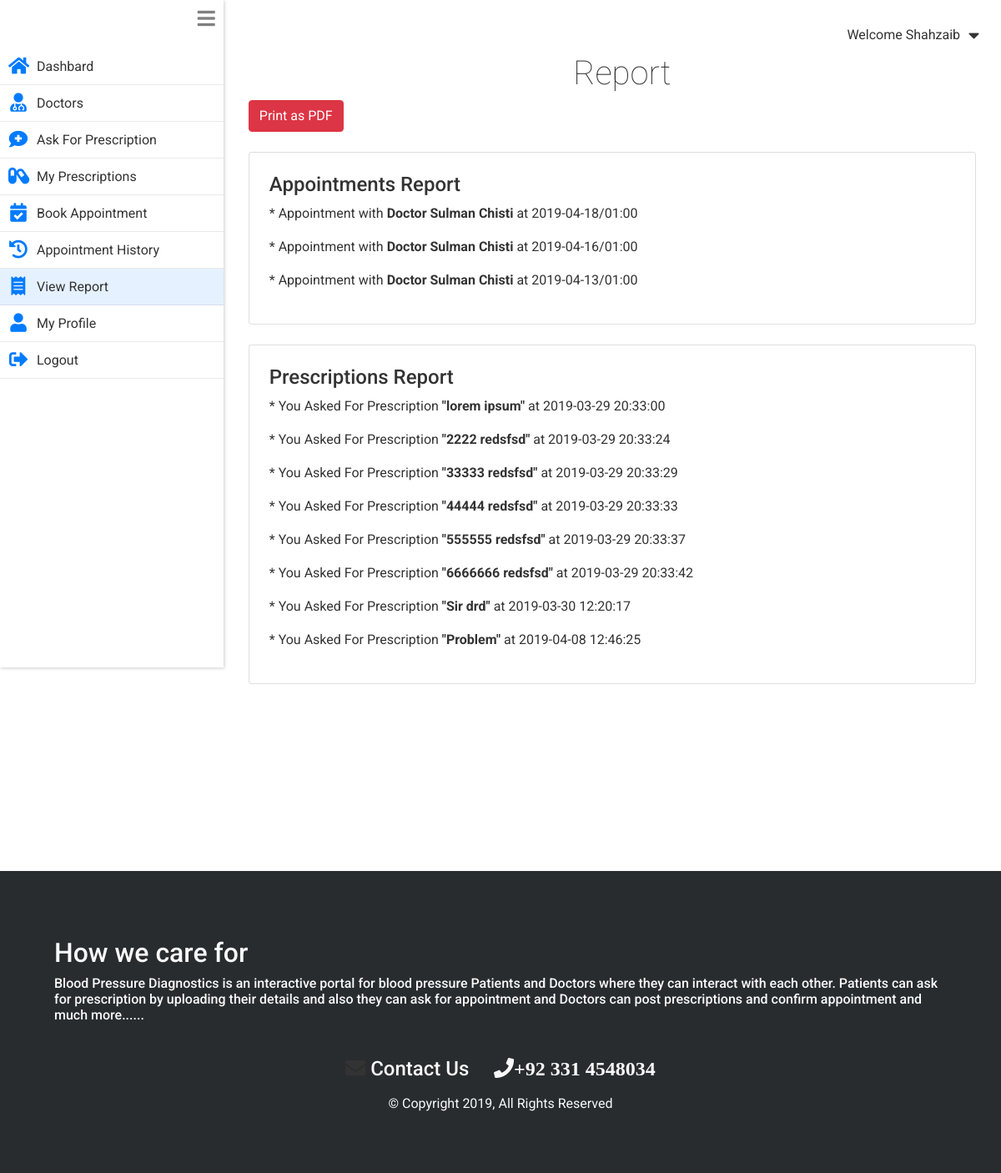
The page /patient/report.php (signed in) on the database its author committed.
### tables this page shows
CREATE TABLE `patients` (
  `id` int(11) NOT NULL,
  `username` varchar(255) NOT NULL,
  `name` varchar(255) NOT NULL,
  `email` varchar(255) NOT NULL,
  `gender` varchar(6) NOT NULL,
  `hashedPassword` varchar(255) NOT NULL,
  `phone` varchar(255) NOT NULL,
  `address` varchar(255) NOT NULL,
  `city` varchar(255) NOT NULL,
  `dob` varchar(255) NOT NULL,
  `created_on` timestamp NOT NULL DEFAULT CURRENT_TIMESTAMP
);

CREATE TABLE `appointments` (
  `id` int(11) NOT NULL,
  `patient_problem` varchar(255) NOT NULL,
  `patient_id` int(11) NOT NULL,
  `doctor_id` int(11) DEFAULT NULL,
  `date` varchar(255) NOT NULL,
  `time` varchar(255) NOT NULL,
  `status` varchar(255) NOT NULL,
  `created_on` timestamp NOT NULL DEFAULT CURRENT_TIMESTAMP
);

CREATE TABLE `doctors` (
  `id` int(11) NOT NULL,
  `username` varchar(255) NOT NULL,
  `name` varchar(255) NOT NULL,
  `email` varchar(255) NOT NULL,
  `gender` varchar(6) NOT NULL,
  `hashedPassword` varchar(255) NOT NULL,
  `phone` varchar(60) NOT NULL,
  `address` varchar(255) NOT NULL,
  `city` varchar(60) NOT NULL,
  `dob` varchar(255) NOT NULL,
  `about` varchar(255) NOT NULL,
  `specialization` varchar(60) NOT NULL,
  `qualification` varchar(60) NOT NULL,
  `fees` int(11) NOT NULL,
  `created_on` timestamp NOT NULL DEFAULT CURRENT_TIMESTAMP
);

CREATE TABLE `prescription_table` (
  `prescription_id` int(11) NOT NULL,
  `doctor_id` int(11) NOT NULL,
  `patient_id` int(11) NOT NULL,
  `status` varchar(60) NOT NULL,
  `subject` varchar(255) NOT NULL,
  `bp_low` int(5) NOT NULL,
  `bp_high` int(5) NOT NULL,
  `headache` tinyint(1) NOT NULL DEFAULT '0',
  `dizziness` tinyint(1) NOT NULL DEFAULT '0',
  `visual_changes` varchar(255) NOT NULL,
  `medication` varchar(255) NOT NULL,
  `food_detail` varchar(255) NOT NULL,
  `exercise_detail` varchar(255) NOT NULL,
  `other_info` varchar(255) NOT NULL,
  `created_on` timestamp NOT NULL DEFAULT CURRENT_TIMESTAMP
);

### private/functions.php (called while the page is built, shortened)
<?php
function loggedInPatientId(){
  return $_SESSION[SessionContract::SESSION_PATIENT_ID];
}
  function urlFor($script_path) {
      if($script_path[0] != '/') {
        $script_path = "/" . $script_path;
      }
      return WWW_ROOT . $script_path;
  }
  function getStylePath($stylesheet_name) {
      if($stylesheet_name[0] != '/') {
        $stylesheet_name = "/" . $stylesheet_name;
      }
      return STYLES_PATH . $stylesheet_name;
  }
?>

### private/model/patient.class.php (called while the page is built, shortened)
<?php
class Patient {
    private $name;
    static private $db;
  static public function setDatabase($pdo){
    if($pdo){
      Patient::$db = $pdo;
    }
    else{
      throw new \Exception("Please pass valid database in Patient ");
    }
  }
  static public function find_patient_by_id($id){
    $queryString  = "SELECT * FROM ".PatientTable::TABLE_NAME." ";
    $queryString .= "WHERE ".PatientTable::COLUMN_ID." = ?";
    $stmt = Patient::$db->prepare($queryString);
    $stmt->execute([$id]);
    $patient = $stmt->fetch(PDO::FETCH_ASSOC);
    if($patient){
      return new Patient($patient);
    }
    else {
      return false;
    }
  }
  public function setName($name='')
  {
    $this->name = $name;
  }
  public function getName()
  {
    return $this->name;
  }
}
?>

### private/model/appointment.class.php (called while the page is built, shortened)
<?php
class Appointment
{
    private $date;
    private $time;
    private $doctor;
    static private $db;
   static public function setDatabase($pdo){
   if($pdo){
     Appointment::$db = $pdo;
   }
   else{
     throw new \Exception("Please pass valid database in Appointment table ");
   }
 }
   static public function findConfirmedAppointmentsByPatientId($patientId){
    $queryString  = "SELECT * FROM ".AppointmentTable::TABLE_NAME." ";
    $queryString .= "WHERE ".AppointmentTable::COLUMN_PATIENT_ID." = ? AND ";
    $queryString .= AppointmentTable::COLUMN_STATUS." LIKE ?";
    $stmt = Appointment::$db->prepare($queryString);
    $stmt->execute([$patientId,Appointment::STATUS_CONFIRMED_BY_DOCTOR]);
    $appointments = [];
    while($appointmentAssoc = $stmt->fetch(PDO::FETCH_ASSOC)){
      $appointments[]= new self($appointmentAssoc);
    }
    if(!empty($appointments)){
      return $appointments;
    }else{
      return false;
    }
   }
   public function getDoctor(){
     return $this->doctor;
   }
  function __construct($args = [])
  {
      $this->setPatient_id($args[AppointmentTable::COLUMN_PATIENT_ID] ?? '');
      $this->setDoctor_id($args[AppointmentTable::COLUMN_DOCTOR_ID] ?? '');
  }
   public function setPatient_id($patient_id) {
        $this->patient = Patient::find_patient_by_id($patient_id);
   }
   public function setDoctor_id($doctor_id) {
        $this->doctor = Doctor::find_doctor_by_id($doctor_id);
   }
   public function getDate() {
    return $this->date ;
   }
   public function setDate($date) {
        $this->date = $date ;
   }
   public function getTime() {
        return $this->time ;
   }
   public function setTime($time) {
        $this->time = $time ;
   }
}
 ?>

### private/model/doctor.class.php (called while the page is built, shortened)
<?php
class Doctor
{
    private $name;
    static private $db;
    function __construct($args =[]){
            $this->setId($args[DoctorTable::COLUMN_ID] ?? '');
    }
    static public function setDatabase($pdo){
      if($pdo){
        Doctor::$db = $pdo;
      }
      else{
        throw new \Exception("Please pass valid database in doctor ");
      }
    }
    static public function find_doctor_by_id($id){
        $queryString = "SELECT * FROM ".DoctorTable::TABLE_NAME;
        $queryString .= " WHERE ".DoctorTable::COLUMN_ID." = ?";
        $stmt = Doctor::$db->prepare($queryString);
        $stmt->execute([$id]);
        $doctor = $stmt->fetch(PDO::FETCH_ASSOC);
        if($doctor){
          return new Doctor($doctor);
        }
        return false;
    }
    public function setId($id) {
         $this->reviews = Review::find_reviews_by_doctor_id($id);
    }
    public function getName() {
         return $this->name;
    }
    public function setName($name) {
         $this->name = $name;
    }
}
 ?>

### private/model/review.class.php (called while the page is built, shortened)
<?php
class Review
{
    static private $db;
    static public function setDatabase($pdo){
      if($pdo){
        Review::$db = $pdo;
      }
      else{
        throw new \Exception("Please pass valid database in Review1 ");
      }
    }
    static public function find_reviews_by_doctor_id($doctor_id){
        $queryString  = "SELECT * FROM ".ReviewTable::TABLE_NAME." ";
        $queryString .= "WHERE ".ReviewTable::COLUMN_DOCTOR_ID." = ?";
        $stmt = Review::$db->prepare($queryString);
        $stmt->execute([$doctor_id]);
        $reviews  = $stmt->fetchAll(PDO::FETCH_ASSOC);
        if(!empty($reviews)){
          return $reviews;
        }else{
          return false;
        }
      }
}
?>

### private/model/prescription.class.php (called while the page is built, shortened)
<?php
class Prescription
{
  private $subject;
  private $createdOn;
  static private $db;
  static public function setDatabase($pdo){
    if($pdo){
      Prescription::$db = $pdo;
    }
    else{
      throw new \Exception("Please pass valid database in Patient ");
    }
  }
  static public function findPrescriptionsByPatientId($patientId){
    $queryString  = "SELECT * FROM ".PrescriptionTable::TABLE_NAME." ";
    $queryString .= "WHERE ".PrescriptionTable::COLUMN_PATIENT_ID." = ?";
    $stmt = Prescription::$db->prepare($queryString);
    $stmt->execute([$patientId]);
    $prescriptions = [];
    while($prescriptionAssoc = $stmt->fetch(PDO::FETCH_ASSOC)){
      $prescriptionObj = new self($prescriptionAssoc);
      $prescriptions[] = $prescriptionObj;
    }
    if(!empty($prescriptions)){
      return $prescriptions;
    }else{
      return false;
    }
  }
    function __construct($args){
        $this->setDoctorId($args[PrescriptionTable::COLUMN_DOCTOR_ID] ?? '');
        $this->setPatientId($args[PrescriptionTable::COLUMN_PATIENT_ID] ?? '');
    }
    public function setDoctorId($doctorId) {
         $this->doctor = Doctor::find_doctor_by_id($doctorId);
    }
    public function setPatientId($patientId) {
         $this->patient = Patient::find_patient_by_id($patientId);
    }
    public function getSubject() {
         return $this->subject;
    }
    public function setSubject($subject) {
         $this->subject = $subject;
    }
    public function getCreatedOn() {
         return $this->createdOn;
    }
    public function setCreatedOn($createdOn) {
         $this->createdOn = $createdOn;
    }
}
?>

### public/patient/report.php (the view, shortened to what this page needs)
<?php  require_once('../../private/initialize.php');
    $page_title = "View Report";
    require_once(getSharedFilePath('patient/header.php'));
    $patientId = loggedInPatientId();
    $appointments = Appointment::findConfirmedAppointmentsByPatientId($patientId);
    $prescriptions = Prescription::findPrescriptionsByPatientId($patientId);
?>
<section class="main_content">
  <h1>Report</h1> <button onclick="printReport()" class="btn btn-danger">Print as PDF</button>
    <div id="report_content">
      <div class="card">
        <h4>Appointments Report</h4>
        <?php
        if(!$appointments){
          echo " <p>You have no any appointments</p> ";
        }else {
          foreach ($appointments  as $appointment) {
            echo "<p>* Appointment with <b>".$appointment->getDoctor()->getName()."</b> at ".$appointment->getDate()."/".$appointment->getTime()."   </p>";
          }
        }
        ?>
      </div>
      <div class="card">
        <h4>Prescriptions Report</h4>
        <?php
        if(!$prescriptions){
          echo " <p>You don't asked for any prescription</p> ";
        }else {
          foreach ($prescriptions  as $prescription) {
            $prescriptionReport = "<p>* You Asked For Prescription <b>\"".$prescription->getSubject() ."\"</b>";
            $prescriptionReport .= " at ".$prescription->getCreatedOn();
            $prescriptionReport .= "</p>";
            echo $prescriptionReport;
          }
        }
        ?>
      </div>
    </div>
</section>
<?php  require_once(getSharedFilePath('footer.php')); ?>

### private/shared/patient/header.php (shortened to what this page needs)
<?php
  $patient_id = loggedInPatientId();
  $patient = Patient::find_patient_by_id($patient_id);
 ?>
<!DOCTYPE html>
<html lang="en" dir="ltr">
  <head>
    <link rel="stylesheet" href="<?php echo getStylePath("main.css"); ?>">
    <link rel="stylesheet" href="https://stackpath.bootstrapcdn.com/bootstrap/4.3.1/css/bootstrap.min.css">
    <link rel="stylesheet" href="https://use.fontawesome.com/releases/v5.7.0/css/all.css">
  </head>
  <body>
      <div class="welcome_bar">
        <p>Welcome <?php echo $patient->getName(); ?> </p><i  id="welcome_drop_down_btn" class="fas fa-caret-down"></i>
      </div>
    <div class="content">
      <nav class="drawer   ">
         <i id="drawer_icon" class="fas fa-bars"></i>
         <ul>
         <li onclick="location.href='<?php echo urlFor("patient/index.php"); ?>';"
           class="<?php if($page_title=='Dashboard'){echo "item_selected";}; ?>">
           <i class="drawer_item_icon fas fa-home"></i>
           <a>Dashbard</a>
         </li>
         <li  onclick="location.href='<?php echo urlFor("patient/doctors.php"); ?>';"
           class="<?php if($page_title=='Doctors'){echo "item_selected";}; ?>">
           <i  class="drawer_item_icon fas fa-user-md"></i>
           <a>Doctors</a>
         </li>
         <li onclick="location.href='<?php echo urlFor("patient/ask_for_prescription.php"); ?>';"
           class="<?php if($page_title=='Ask For Prescription'){echo "item_selected";}; ?>">
           <i class="drawer_item_icon fas fa-comment-medical"></i>
           <a>Ask For Prescription</a>
         </li>
         <li onclick="location.href='<?php echo urlFor("patient/my_prescriptions.php"); ?>';"
           class="<?php if($page_title=='My Prescriptions'){echo "item_selected";}; ?>">
           <i class="drawer_item_icon fas fa-capsules"></i>
           <a>My Prescriptions</a>
         </li>
         <li  onclick="location.href='<?php echo urlFor("patient/book_appointment.php"); ?>';"
           class="<?php if($page_title=='Book Appointment'){echo "item_selected";}; ?>">
           <i class="drawer_item_icon fas fa-calendar-check"></i>
           <a>Book Appointment</a>
         </li>
         <li  onclick="location.href='<?php echo urlFor("patient/my_appointments.php"); ?>';"
           class="<?php if($page_title=='My Appointments'){echo "item_selected";}; ?>">
           <i class="drawer_item_icon fas fa-history"></i>
           <a>Appointment History</a>
         </li>
         <li onclick="location.href='<?php echo urlFor("patient/report.php"); ?>';"
           class="<?php if($page_title=='View Report'){echo "item_selected";}; ?>">
           <i class="drawer_item_icon fas fa-receipt"></i>
           <a>View Report</a>
         </li>
         <li onclick="location.href='<?php echo urlFor("patient/profile.php"); ?>';"
           class="<?php if($page_title=='Profile'){echo "item_selected";}; ?>">
           <i class="drawer_item_icon fas fa-user"></i>
           <a>My Profile</a>
         </li>
         <li onclick="location.href='<?php echo urlFor("patient/doLogout.php"); ?>';">
           <i class="drawer_item_icon fas fa-sign-out-alt"></i>
           <a>Logout</a>
         </li>
       </ul>
      </nav>

### private/styles/css/main.css (style rules this page uses)
* { margin: 0; padding: 0; font-family: 'Roboto', sans-serif; color: #333333; }
.welcome_bar { display: flex; position: absolute; z-index: 1; top: 0; right: 0; margin: 16px; align-items: center; justify-content: center; }
.welcome_bar p { margin-top: 14px; }
.welcome_bar #welcome_drop_down_btn { font-size: 1.3em; padding: 10px; box-sizing: border-box; fill: #333333; }
.content { display: flex; }
.drawer { position: relative; font-weight: normal; height: 100vh; display: block; box-shadow: 1px 1px 4px rgba(0, 0, 0, 0.2); flex-basis: 350px; }
.drawer #drawer_icon { font-size: 1.5em; color: grey; position: absolute; top: 0; right: 0; padding: 10px; box-sizing: border-box; }
.drawer ul { list-style: none; display: flex; flex-direction: column; padding-top: 58px; }
.drawer li { display: flex; justify-content: flex-start; align-items: center; padding: 10px; padding-right: 48px; box-sizing: border-box; position: relative; }
.drawer li::after { display: inline-block; content: ""; height: 1px; width: 100%; position: absolute; bottom: 0; left: 0; background: rgba(51, 51, 51, 0.1); }
.drawer li a { text-decoration: none; color: #333333; padding-left: 10px; }
.drawer .drawer_item_icon { font-size: 1.4em; text-align: center; width: 24px; height: 24px; color: #007bff; }
.drawer .item_selected { background: rgba(0, 123, 255, 0.1); }
.main_content { width: 100%; padding: 0 30px; margin-bottom: 0px; }
.main_content h1 { font-weight: lighter; text-align: center; margin-left: 24px; margin-top: 64px; }
.card { padding: 24px; margin: 24px 0; }
.form-control, .btn { min-height: 38px; border-radius: 2px; }
.btn { font-size: 15px; font-weight: bold; }

### rows shown on the page
patients: name "Shahzaib"
appointments: doctor.name "Doctor Sulman Chisti", date "2019-04-18", time "01:00"
appointments: doctor.name "Doctor Sulman Chisti", date "2019-04-16", time "01:00"
appointments: doctor.name "Doctor Sulman Chisti", date "2019-04-13", time "01:00"
prescription_table: subject "lorem ipsum", created_on "at 2019-03-29 20:33:00"
prescription_table: subject "2222 redsfsd", created_on "at 2019-03-29 20:33:24"
prescription_table: subject "33333 redsfsd", created_on "at 2019-03-29 20:33:29"
prescription_table: subject "44444 redsfsd", created_on "at 2019-03-29 20:33:33"
prescription_table: subject "555555 redsfsd", created_on "at 2019-03-29 20:33:37"
prescription_table: subject "6666666 redsfsd", created_on "at 2019-03-29 20:33:42"
prescription_table: subject "Sir drd", created_on "at 2019-03-30 12:20:17"
prescription_table: subject "Problem", created_on "at 2019-04-08 12:46:25"
